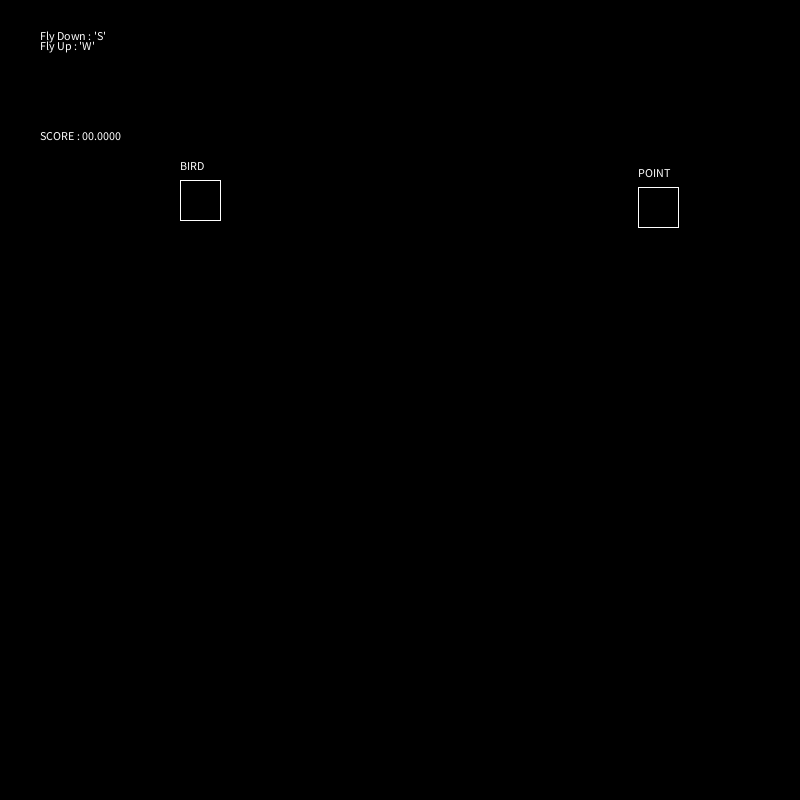
Frame 1 (no input)
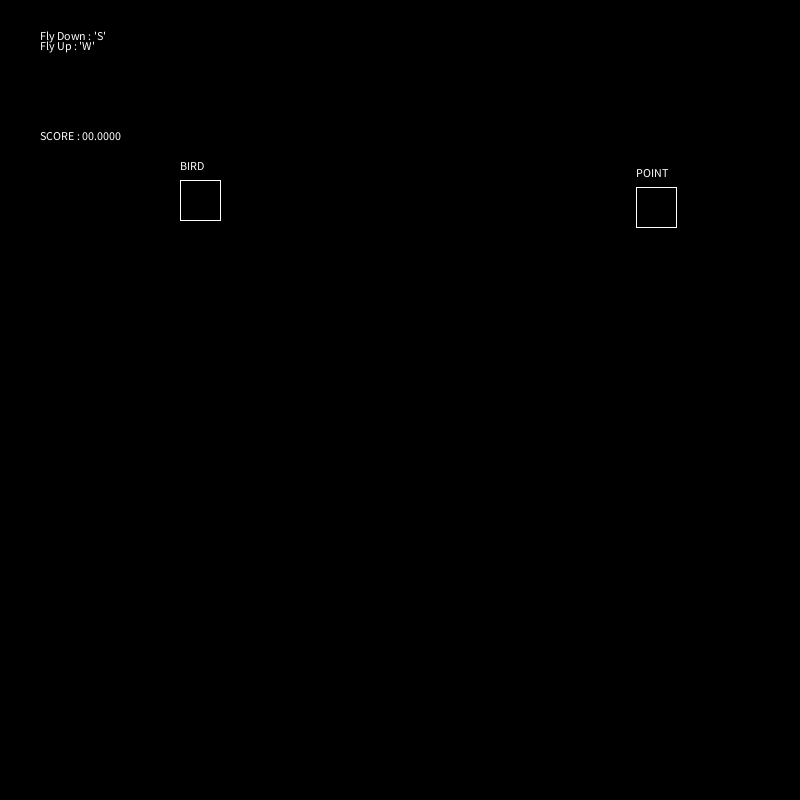
Frame 60 (the mouse pressed at the canvas centre just before this capture)
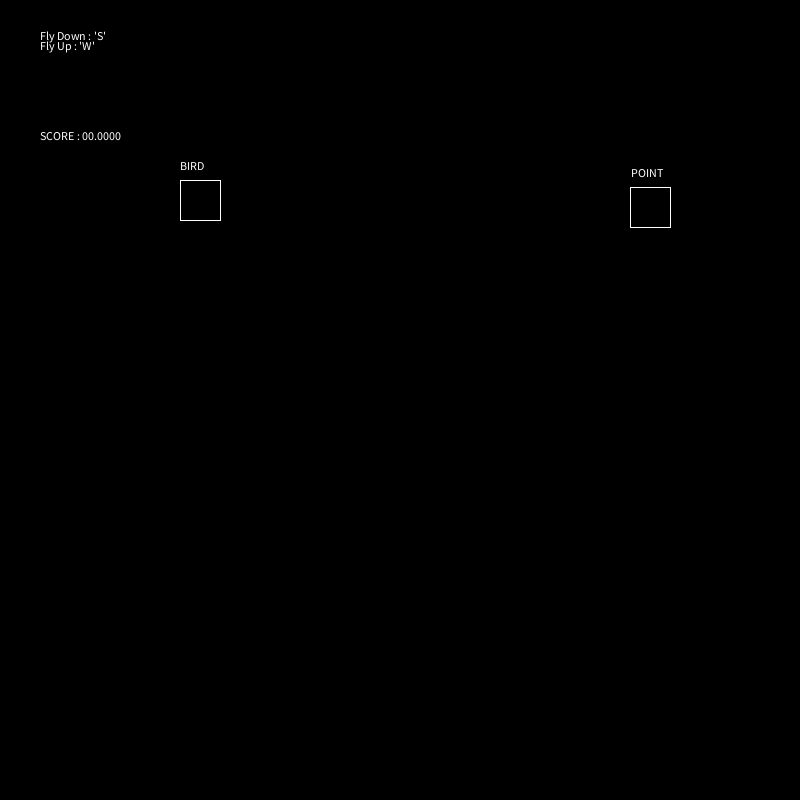
Frame 120 (the mouse held since frame 60 and released just before this capture)

The Processing sketch that drew these frames (run headless with seeded random() and noise(); from frame 60 on, the mouse is pressed at the canvas centre):

// Processing sketch: lunarLander_Bird_A1
// ── lunarLander_Bird_A1.pde
//Lunarlander - Bird Idea Prototype
int rotation = 0;
PVector birdPos =  new PVector (0,0);
float astroidPosX = int (random(400, 800)); 
float astroidPosY = int (random(0, 800)); 
PVector astroidPos = new PVector (astroidPosX,astroidPosY);
PVector astroidSpeed = new PVector (-0.001,0);
PVector astroidVelocity = new PVector (0,0);
float score = 0;

void setup () {
  birdPos.x = width/4;
  birdPos.y = height/4;
  size (800,800);
  smooth(4);
}

void draw () {
  renderSetup ();
  renderBird ();
  renderAstroid ();
  renderScore ();
  update();
}

void update() {
  astroidVelocity.add(astroidSpeed);
  astroidPos.add(astroidVelocity);
}

void renderSetup () {
  fill(255,255,255);
  stroke(255,255,255);
  background(0,0,0);
}

void renderScore () {
  text("SCORE : "+ nf(score,2,4), 40,140);
  text("Fly Up : 'W' ", 40,50);
  text("Fly Down : 'S' ", 40,40);
}

void renderBird () {
  PVector p0 = new PVector (-20, 20);
  PVector p1 = new PVector (20, 20);
  PVector p2 = new PVector (20,-20);
  PVector p3 = new PVector (-20,-20);
  
  p0.add(birdPos);
  p1.add(birdPos);
  p2.add(birdPos);
  p3.add(birdPos);
  
  line(p0.x,p0.y, p1.x, p1.y);
  line(p1.x,p1.y, p2.x, p2.y);
  line(p2.x,p2.y, p3.x, p3.y);
  line(p3.x,p3.y, p0.x, p0.y);
  
  text("BIRD", birdPos.x - 20, birdPos.y - 30);
}


void renderAstroid () {
  PVector p0 = new PVector (-20, 20);
  PVector p1 = new PVector (20, 20);
  PVector p2 = new PVector (20,-20);
  PVector p3 = new PVector (-20,-20);
  
  p0.add(astroidPos);
  p1.add(astroidPos);
  p2.add(astroidPos);
  p3.add(astroidPos);
  
  line(p0.x,p0.y, p1.x, p1.y);
  line(p1.x,p1.y, p2.x, p2.y);
  line(p2.x,p2.y, p3.x, p3.y);
  line(p3.x,p3.y, p0.x, p0.y);
  
  text("POINT", astroidPos.x - 20, astroidPos.y - 30);
  
  if (astroidPos.x < birdPos.x + 10 && astroidPos.x > birdPos.x - 10 && astroidPos.y < birdPos.y + 10 && astroidPos.y > birdPos.y - 10)
  {
    astroidPos.x = int (random(400, 800)); 
    astroidPos.y = int (random(400, 800)); 
    score += 10;
  }
}



void keyPressed () { 
  if (key == 'w') {
     birdPos.y -= 10.0;
  }
  else if (key == 's') {
     birdPos.y += 10.0;
    }  
}
